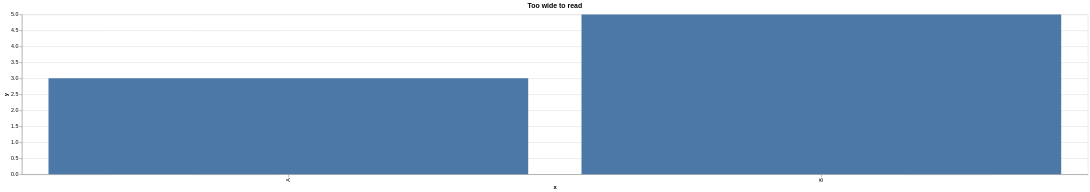

Write the Vega-Lite specification saved for this chart.
### Vega-Lite specification from a JSON file in a GitHub repository (floating-point values rounded to 4 significant figures)
{"title": "Too wide to read", "width": 2600, "height": 300, "data": {"values": [{"x": "A", "y": 3}, {"x": "B", "y": 5}]}, "mark": "bar", "encoding": {"x": {"field": "x", "type": "nominal"}, "y": {"field": "y", "type": "quantitative"}}}
